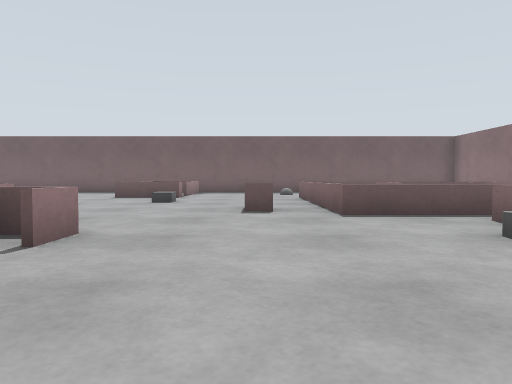
[1] (above)

24 first-person views from a walk through a world built for the Gazebo simulator. The camera is 0.58 m above the floor, tilts 2° down and sees 70° across. The floor is counted in squares, 1 m on a side. Each view is taken from the middle of a square. On the plan, view 1 faces up. The plan holds only what a view shows up to about 10 squares ahead; the rest is blank.

[2]
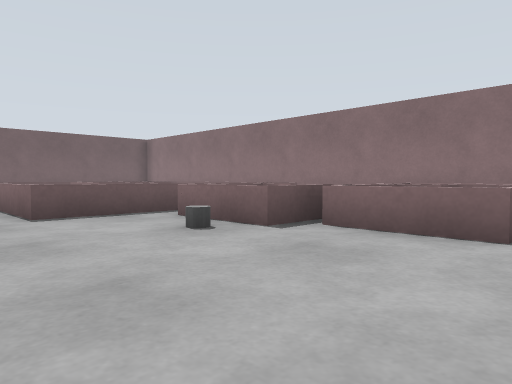

[3]
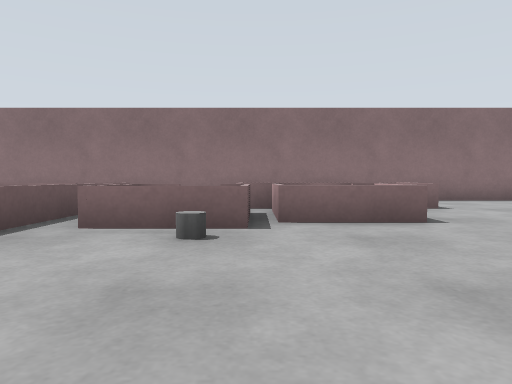

[4]
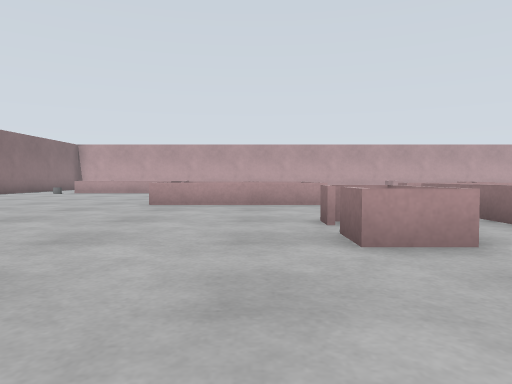

[5]
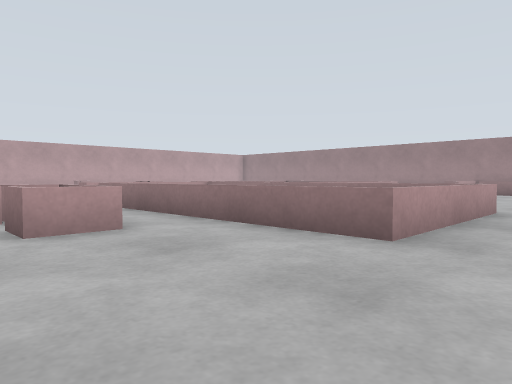

[6]
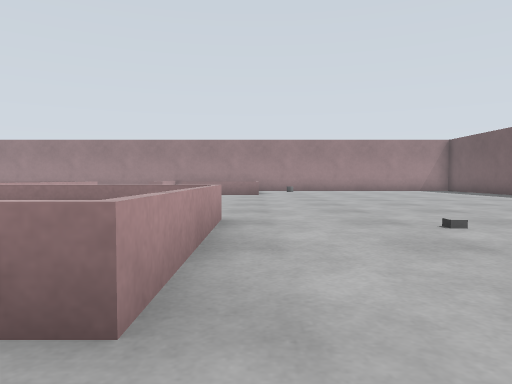

[7]
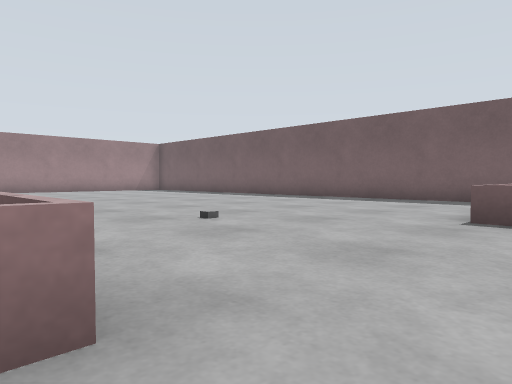

[8]
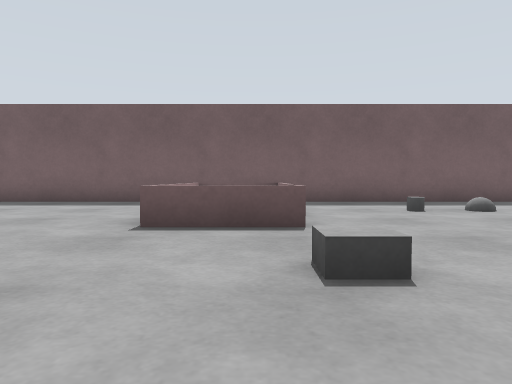

[9]
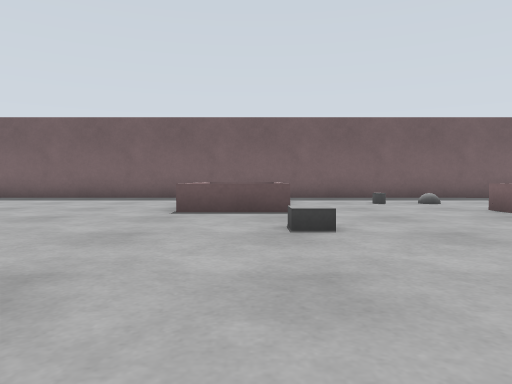

[10]
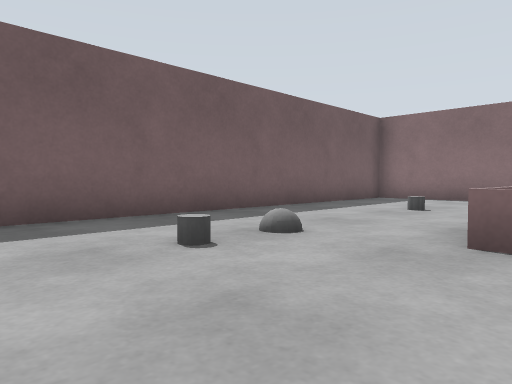

[11]
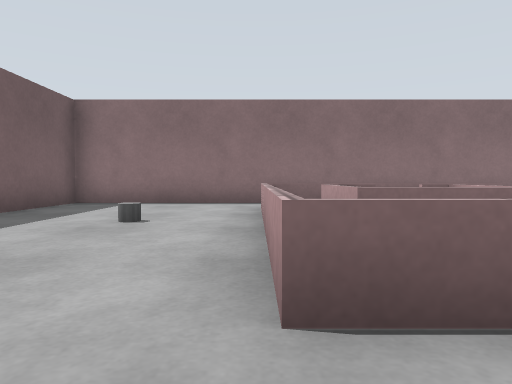

[12]
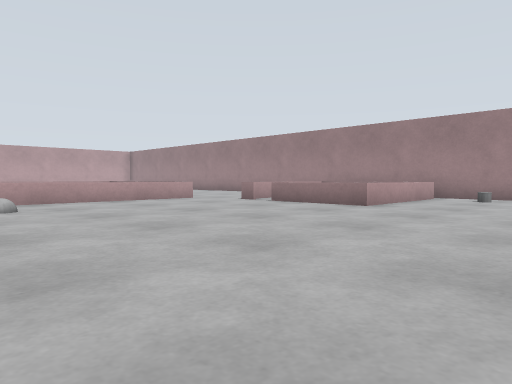

[13]
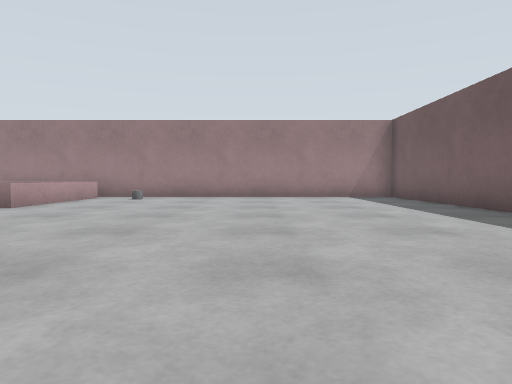

[14]
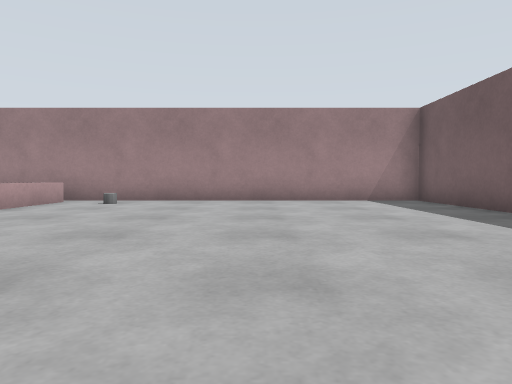

[15]
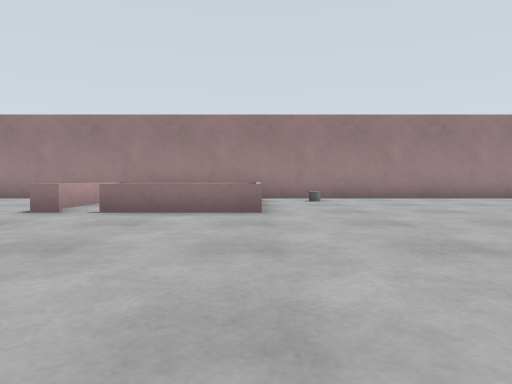

[16]
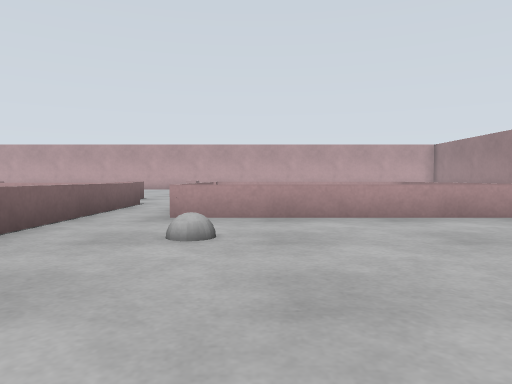

[17]
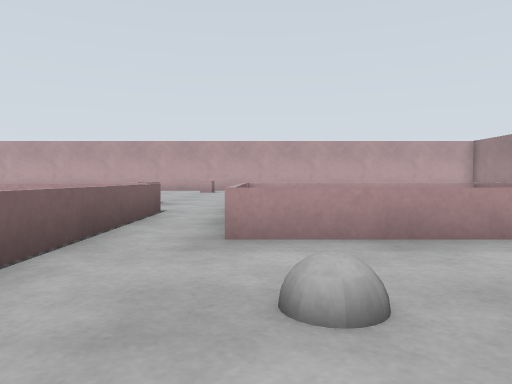

[18]
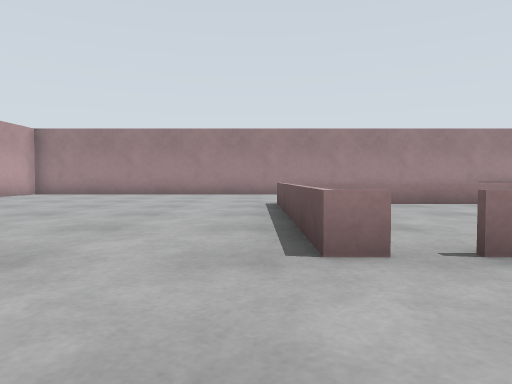

[19]
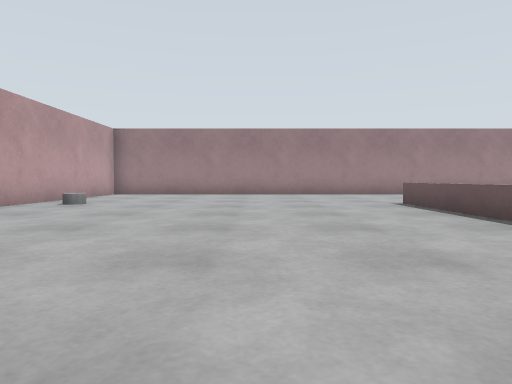

[20]
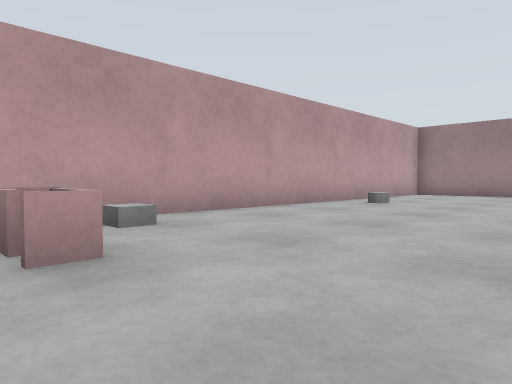

[21]
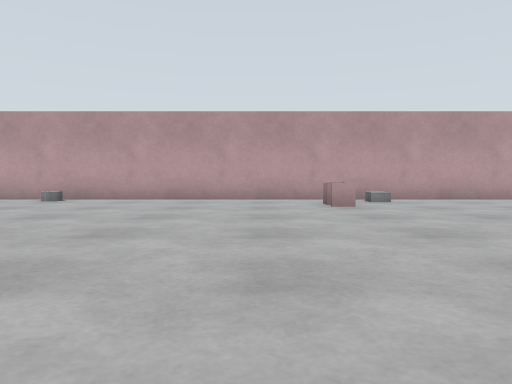

[22]
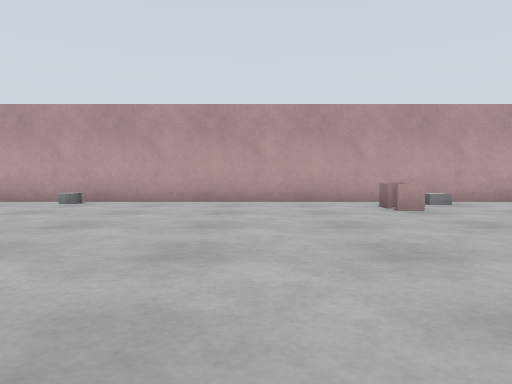

[23]
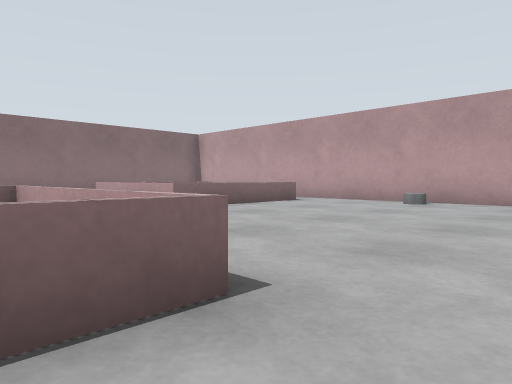

[24]
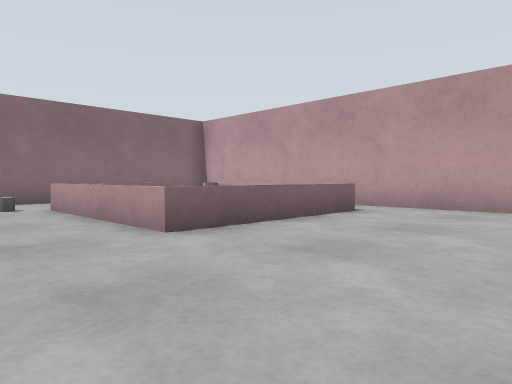

### Floor plan
Key: @ floor where view 1 was taken; # wall or solid block; x gap in a wall; . floor; = window, fence, low wall or low ledge; B grey box; C grey cylinder; G grey ball; O other object.
Columns run from 21 left of view 1 to 9 right of it. Each row starts with its distance up from view 1.
 17 #######    ####################
 16 #.......    ....   ...........#
 15 #........   .....===..........#
 14 #.......... .....=#=.CG...C...#
 13 #................=#=..........#
 12 #................===..=======.#
 11 #................==...==#==== #
 10 #.....................==#=#== #
  9 #O............B....B..==#==== #
  8 #.....................==    = #
  7 #=====...............=.     x #
  6 #=   =.......=##==.....#===== #
  5 #=   =.......=  #=......x==   #
  4 #= ..........=   =.=....C     #
  3  ====......G.=   ===....#=====#
  2    ..........=   ===.....=.=#=#
  1      =======.=   = ......===#=#
  0      =#    =.=   = ..@.....===#
 -1      = ..  =.==== =====....===#
 -2      = ....=..    ==##=.......#
 -3      =# ...=..=.  ===#=.... ..#
 -4     .=======..=...==          #
 -5     ..............=====
 -6     ....................
 -7     ........................C
 -8     ....................====..#
 -9     ....................=##=  #
-10    .....................=  =  #
-11    ..........=..........=  x
-12     .C......B...........====
-13      x..............C....
-14     ########################

Where each view was taken, in squares from view 1:
view 1: 0 up, 0 right, facing up
view 2: 0 up, 0 right, facing up-right
view 3: 3 up, 1 left, facing right
view 4: 7 up, 1 left, facing down
view 5: 8 up, 1 left, facing down-left
view 6: 7 up, 3 left, facing left
view 7: 6 up, 3 left, facing up-left
view 8: 7 up, 3 left, facing up
view 9: 5 up, 3 left, facing up
view 10: 11 up, 2 left, facing up-right
view 11: 12 up, 0 right, facing right
view 12: 11 up, 9 left, facing down-left
view 13: 12 up, 9 left, facing left
view 14: 12 up, 11 left, facing left
view 15: 7 up, 10 left, facing left
view 16: 7 up, 11 left, facing down
view 17: 5 up, 10 left, facing down
view 18: 5 down, 7 left, facing left
view 19: 8 down, 7 left, facing left
view 20: 8 down, 7 left, facing down-left
view 21: 3 down, 6 left, facing down
view 22: 4 down, 5 left, facing down
view 23: 4 down, 4 left, facing down-right
view 24: 6 down, 1 left, facing down-right
